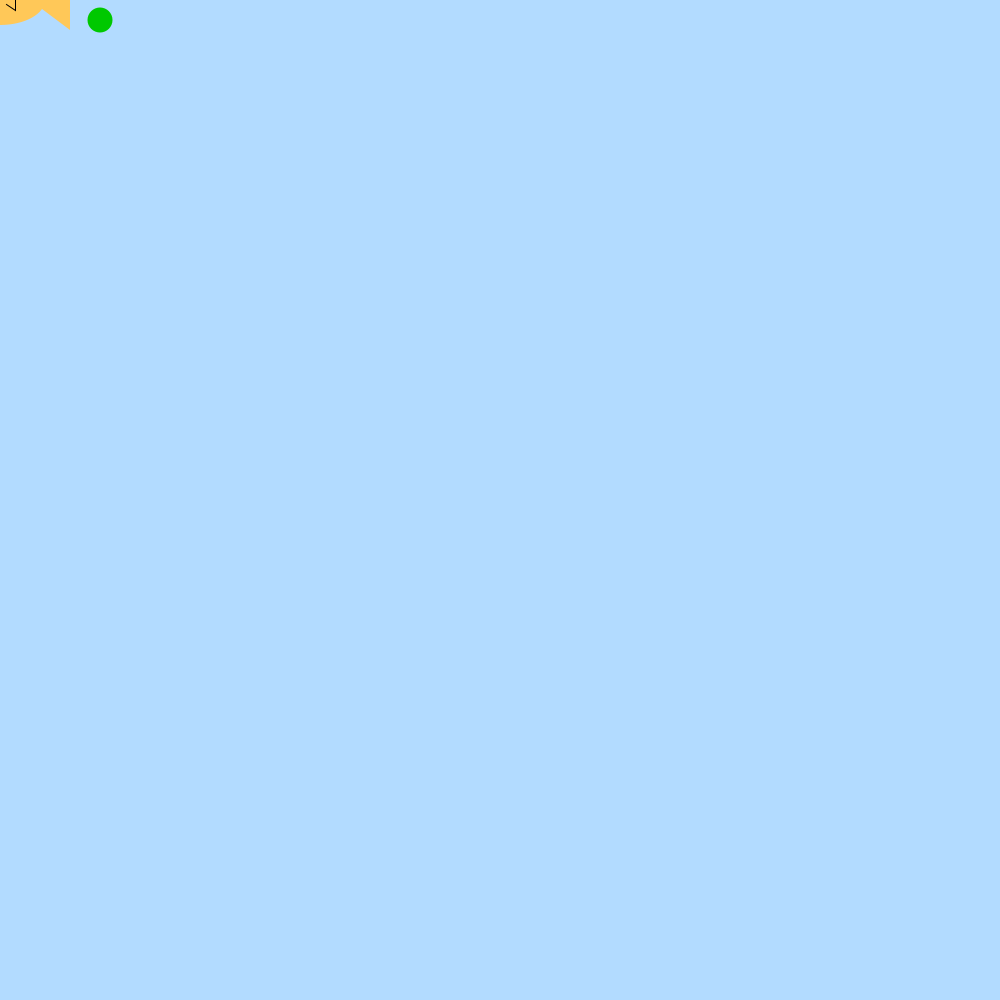
Frame 1 (no input)
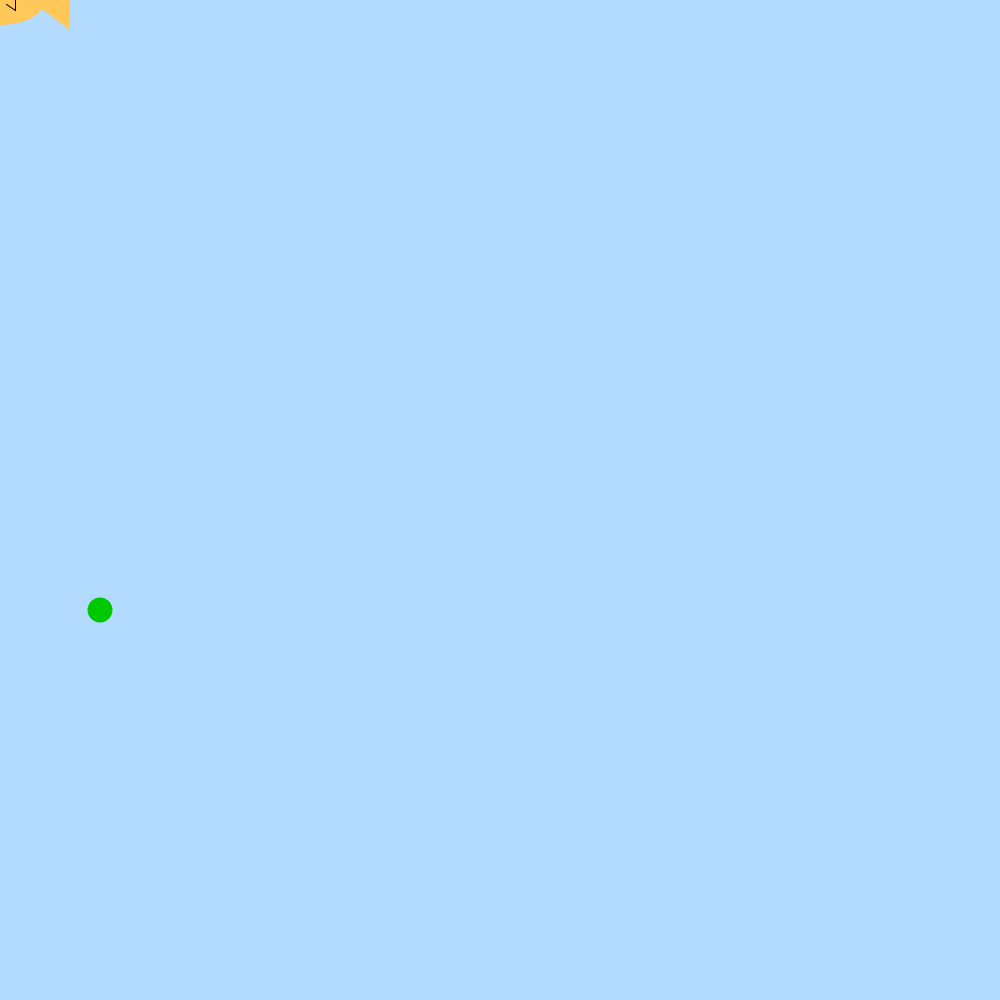
Frame 60 (the mouse pressed at the canvas centre just before this capture)
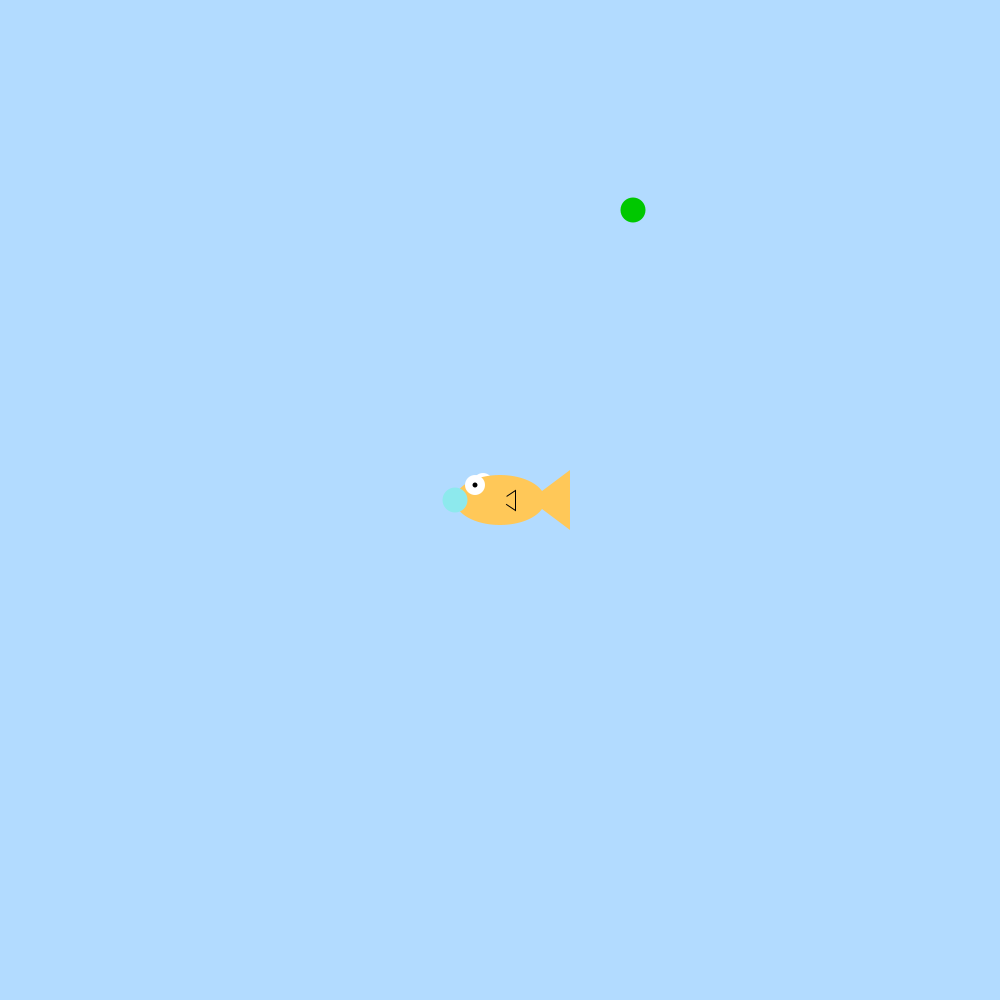
Frame 120 (the mouse held since frame 60 and released just before this capture)

The Processing sketch that drew these frames (run headless with seeded random() and noise(); from frame 60 on, the mouse is pressed at the canvas centre):

// Processing sketch: FishFeeder2_0
// ── FishFeeder2_0.pde
int foodX = 100;
int foodY = 20;
int score = 0;
void setup () { 
  size(1000,1000);
  
  
  
  
  
  
  
  
  
  
  
  
}

void draw () { 
  background(#B2DBFF); 
  fill(0, 200, 0); 
  noStroke();
  ellipse(foodX, foodY, 25,25); 
 foodY += 10;
 if (foodY == height) { 
   foodY = 0; 
   foodX = (int)random(width-20); 
  
}

  drawFish ();
  checkCatch (foodX +100, foodY);
}
void drawFish(){
     noStroke();
     fill(255,255,255);
     ellipse(mouseX-17,mouseY-17,20,20); //back side eye
     fill(255,200,88);
     ellipse(mouseX,mouseY,90,50); //body
     triangle(mouseX+30,mouseY,mouseX+70,mouseY+30,mouseX+70,mouseY-30); //tail
     stroke(0);
     triangle(mouseX,mouseY,mouseX+15,mouseY+10,mouseX+15,mouseY-10); //side fin
     noStroke();
     fill(255,200,88);
     ellipse(mouseX,mouseY,15,15); //side fin cover
     noStroke();
     fill(255,255,255);
     ellipse(mouseX-25,mouseY-15,20,20); //front eye
     fill(0,0,0);
     ellipse(mouseX-25,mouseY-15,5,5); //pupil
     fill(141,233,237);
     ellipse(mouseX-45,mouseY,25,25); //mouth
}

  void checkCatch(int x, int y){
     if(x > mouseX && x < mouseX+70){
          if(y > mouseY-17 && y < mouseY+30){
               score++;
               foodY = 20; //if the food was eaten, make more food fall from the top
               foodX = (int) random(width-20);
          }
     }
     else if (foodY > height && score > 0){
          score--;
     }
}
